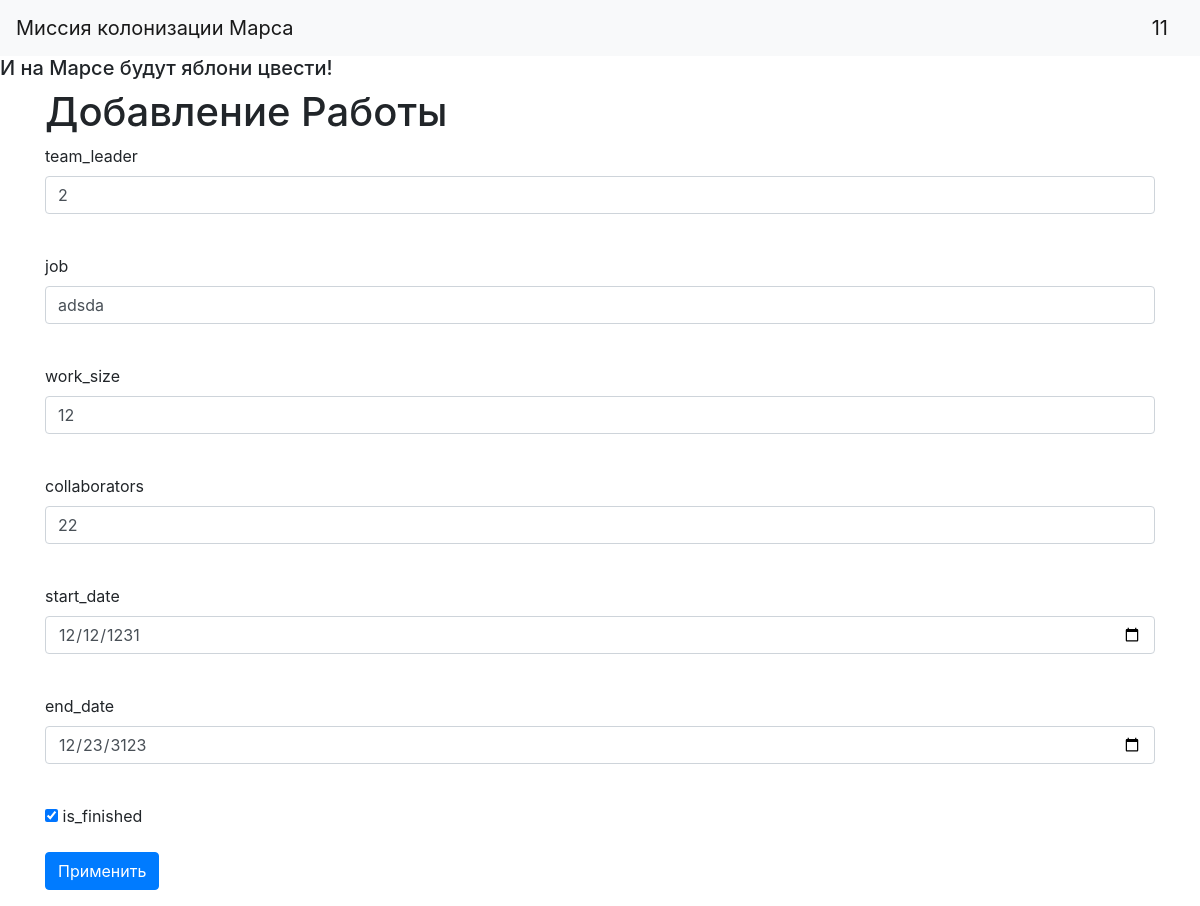
The page /jobs/1 (signed in) on the database as committed earlier.
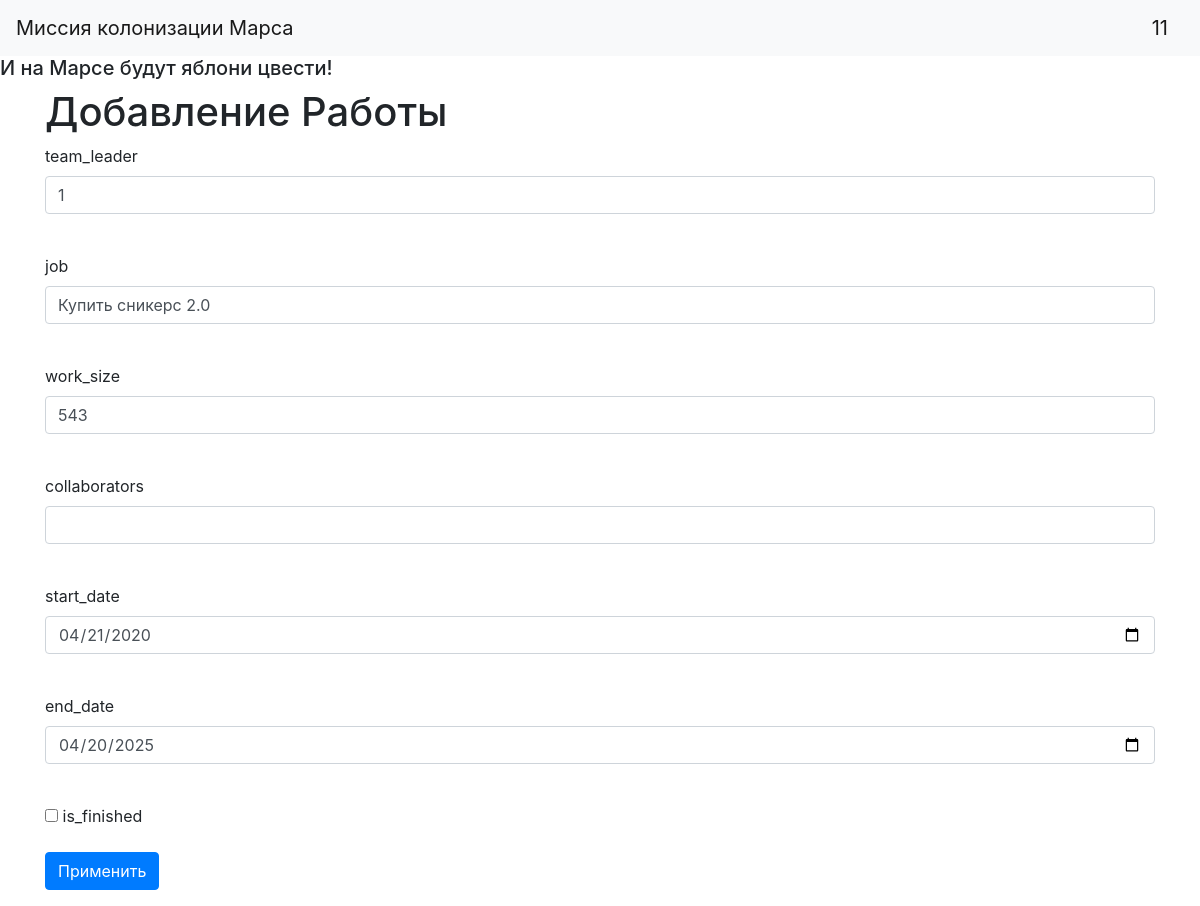
The same page on the database as committed later.
### jobs.py (models this page shows)
class Jobs(SqlAlchemyBase, SerializerMixin):
    __tablename__ = 'jobs'
    id = sqlalchemy.Column(sqlalchemy.Integer,
                           primary_key=True, autoincrement=True)
    team_leader = sqlalchemy.Column(sqlalchemy.ForeignKey("users.id"))
    user_add = sqlalchemy.Column(sqlalchemy.Integer)
    job = sqlalchemy.Column(sqlalchemy.String, nullable=True)
    work_size = sqlalchemy.Column(sqlalchemy.Integer, nullable=True)
    collaborators = sqlalchemy.Column(sqlalchemy.String, nullable=True)
    start_date = sqlalchemy.Column(sqlalchemy.Date, nullable=True)
    end_date = sqlalchemy.Column(sqlalchemy.Date, nullable=True)
    is_finished = sqlalchemy.Column(sqlalchemy.Boolean, default=True)
    user = orm.relation('User')

### main.py (the view, shortened to what this page needs)
@app.route('/jobs/<int:id>', methods=['GET', 'POST'])
@login_required
def edit_jobs(id):
    form = JobsForm()
    if request.method == "GET":
        db_sess = db_session.create_session()
        jobs = db_sess.query(Jobs).filter(Jobs.id == id) \
            .filter((Jobs.user_add == current_user.id) | (current_user.id == 1)).first()
        if jobs:
            form.team_leader.data = jobs.team_leader
            form.job.data = jobs.job
            form.work_size.data = jobs.work_size
            form.collaborators.data = jobs.collaborators
            form.start_date.data = jobs.start_date
            form.end_date.data = jobs.end_date
            form.is_finished.data = jobs.is_finished
        else:
            abort(404)
    return render_template('jobs.html',
                           title='Редактирование Работы',
                           form=form
                           )

### forms/job_add.py
class JobsForm(FlaskForm):
    team_leader = StringField('team_leader', validators=[DataRequired()])
    job = StringField('job')
    work_size = IntegerField("work_size")
    collaborators = StringField("collaborators")
    start_date = DateField("start_date")
    end_date = DateField("end_date")
    is_finished = BooleanField("is_finished")
    submit = SubmitField('Применить')

### db_session.py (called while the page is built)
def create_session() -> Session:
    global __factory
    return __factory()

### main.py (called while the page is built)
@login_manager.user_loader
def load_user(user_id):
    db_sess = db_session.create_session()
    return db_sess.query(User).get(user_id)

### templates/jobs.html (shortened to what this page needs)
{% extends "base.html" %}
{% block content %}
<h1>Добавление Работы</h1>
<form action="" method="post">
    <p>
        {{ form.team_leader.label }}<br>
        {{ form.team_leader(class="form-control") }}<br>
    </p>
    <p>
        {{ form.job.label }}<br>
        {{ form.job(class="form-control") }}<br>
    </p>
    <p>
        {{ form.work_size.label }}<br>
        {{ form.work_size(class="form-control") }}<br>
    </p>
    <p>
        {{ form.collaborators.label }}<br>
        {{ form.collaborators(class="form-control") }}<br>
    </p>
    <p>
        {{ form.start_date.label }}<br>
        {{ form.start_date(class="form-control") }}<br>
    </p>
    <p>
        {{ form.end_date.label }}<br>
        {{ form.end_date(class="form-control") }}<br>
    </p>
    <p>{{ form.is_finished() }} {{ form.is_finished.label }}</p>
    <p>{{ form.submit(type="submit", class="btn btn-primary") }}</p>
</form>
{% endblock %}

Rows that differ between the two databases and show on the page:
changed Jobs: team_leader "2" → "1"; job "adsda" → "Купить сникерс 2.0"; work_size "12" → "543"; collaborators "22" → (not shown); start_date "12/12/1231" → "04/21/2020"; end_date "12/23/3123" → "04/20/2025"; is_finished "☑" → "☐"
